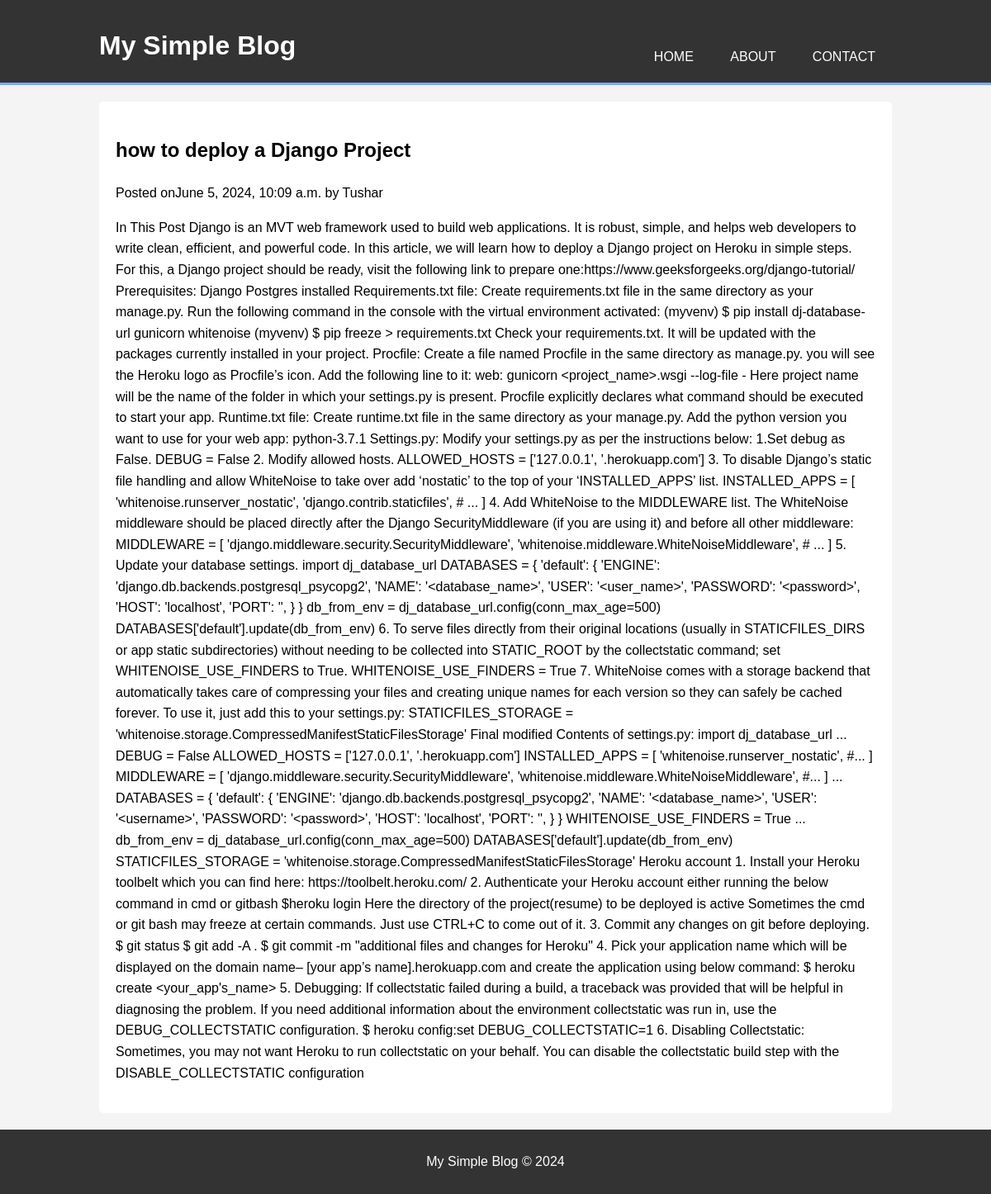
/post/1, run on the app's committed database.
### posts/models.py (models this page shows)
class Post(models.Model):
    title = models.CharField(max_length=100)
    body =models.CharField(max_length=100000)
    created_at = models.DateTimeField(default=datetime.now,blank=True)
    creator = models.CharField(max_length=100)

### posts/views.py (the view)
# urls.py: path('post/<str:pk>', views.post,name='post')
def post(request,pk):
    post = Post.objects.get(id=pk)
    return render(request,'post.html',{'post': post})

### templates/post.html (shortened to what this page needs)
{% load static %}
<!DOCTYPE html>
<html lang="en">
<head>
</head>
<body>
    <header>
        <div class="container">
            <div id="branding">
                <h1>My Simple Blog</h1>
            </div>
            <nav>
                <ul>
                    <li><a href="#">Home</a></li>
                    <li><a href="#">About</a></li>
                    <li><a href="#">Contact</a></li>
                </ul>
            </nav>
        </div>
    </header>
    <section class="container">
        <article>
                <h2>{{ post.title }}</h2>
                <p>Posted on{{ post.created_at }} by {{ post.creator }}</p>
                <p>{{ post.body}}</p>
        </article>
    </section>
    <footer>
        <p>My Simple Blog &copy; 2024</p>
    </footer>
</body>
</html>

### templates/post.html (style rules this page uses)
body { font-family: Arial, sans-serif; line-height: 1.6; margin: 0; padding: 0; background-color: #f4f4f4; }
.container { width: 80%; margin: auto; overflow: hidden; }
header { background: #333; color: #fff; padding-top: 30px; min-height: 70px; border-bottom: #77aaff 3px solid; }
header a { color: #fff; text-decoration: none; text-transform: uppercase; font-size: 16px; }
header ul { padding: 0; list-style: none; }
header li { display: inline; padding: 0 20px 0 20px; }
header #branding { float: left; }
header #branding h1 { margin: 0; }
header nav { float: right; margin-top: 10px; }
article { padding: 20px; margin-top: 20px; background: #fff; border-radius: 5px; }
footer { background: #333; color: #fff; text-align: center; padding: 10px; margin-top: 20px; }

### data on the page
Post: title "how to deploy a Django Project", created_at "June 5, 2024, 10:09 a.m.", creator "Tushar", body "In This Post Django is an MVT web framework used to build web applications. It is robust, simple, and helps web developers to write clean, efficient, and powerful code. In this article, we will learn how to deploy a Django project on Heroku in simple steps. For this, a Django project should be ready, visit the following link to prepare one:https://www.geeksforgeeks.org/django-tutorial/ Prerequisites: Django Postgres installed Requirements.txt file: Create requirements.txt file in the same directory as your manage.py. Run the following command in the console with the virtual environment activated: (myvenv) $ pip install dj-database-url gunicorn whitenoise (myvenv) $ pip freeze >…"
